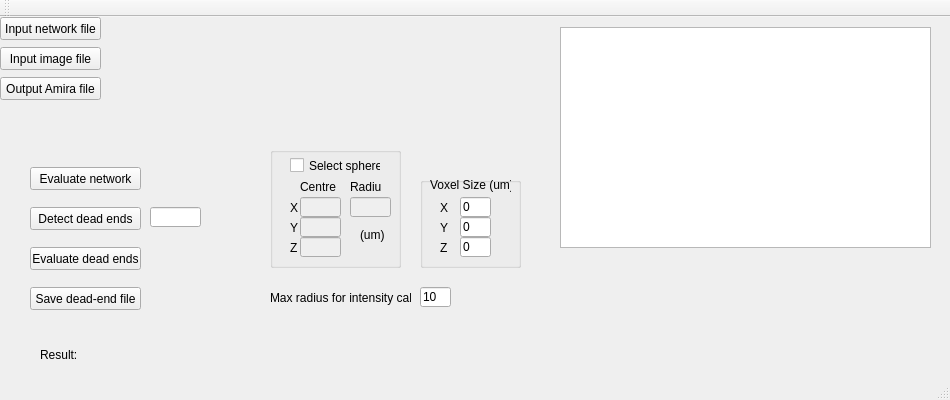
<?xml version="1.0" encoding="UTF-8"?>
<ui version="4.0">
 <class>MainWindow</class>
 <widget class="QMainWindow" name="MainWindow">
  <property name="geometry">
   <rect>
    <x>0</x>
    <y>0</y>
    <width>950</width>
    <height>400</height>
   </rect>
  </property>
  <property name="windowTitle">
   <string>Investigating dead ends in the vessel network</string>
  </property>
  <widget class="QWidget" name="centralWidget">
   <widget class="QPushButton" name="pushButtonAmFile">
    <property name="geometry">
     <rect>
      <x>0</x>
      <y>0</y>
      <width>101</width>
      <height>23</height>
     </rect>
    </property>
    <property name="text">
     <string>Input network file</string>
    </property>
   </widget>
   <widget class="QLabel" name="labelAmFile">
    <property name="geometry">
     <rect>
      <x>100</x>
      <y>0</y>
      <width>451</width>
      <height>21</height>
     </rect>
    </property>
    <property name="text">
     <string/>
    </property>
   </widget>
   <widget class="QPushButton" name="pushButtonDeadends">
    <property name="geometry">
     <rect>
      <x>30</x>
      <y>190</y>
      <width>111</width>
      <height>23</height>
     </rect>
    </property>
    <property name="text">
     <string>Detect dead ends</string>
    </property>
   </widget>
   <widget class="QLabel" name="label">
    <property name="geometry">
     <rect>
      <x>40</x>
      <y>330</y>
      <width>41</width>
      <height>16</height>
     </rect>
    </property>
    <property name="text">
     <string>Result:</string>
    </property>
   </widget>
   <widget class="QLabel" name="labelResult">
    <property name="geometry">
     <rect>
      <x>80</x>
      <y>330</y>
      <width>491</width>
      <height>16</height>
     </rect>
    </property>
    <property name="text">
     <string/>
    </property>
   </widget>
   <widget class="QTextEdit" name="textEdit">
    <property name="geometry">
     <rect>
      <x>560</x>
      <y>10</y>
      <width>371</width>
      <height>221</height>
     </rect>
    </property>
   </widget>
   <widget class="QPushButton" name="pushButtonOutputFile">
    <property name="geometry">
     <rect>
      <x>0</x>
      <y>60</y>
      <width>101</width>
      <height>23</height>
     </rect>
    </property>
    <property name="text">
     <string>Output Amira file</string>
    </property>
   </widget>
   <widget class="QLabel" name="labelOutputFile">
    <property name="geometry">
     <rect>
      <x>100</x>
      <y>60</y>
      <width>451</width>
      <height>21</height>
     </rect>
    </property>
    <property name="text">
     <string/>
    </property>
   </widget>
   <widget class="QPushButton" name="pushButtonImageFile">
    <property name="geometry">
     <rect>
      <x>0</x>
      <y>30</y>
      <width>101</width>
      <height>23</height>
     </rect>
    </property>
    <property name="text">
     <string>Input image file</string>
    </property>
   </widget>
   <widget class="QLabel" name="labelTiffFile">
    <property name="geometry">
     <rect>
      <x>100</x>
      <y>30</y>
      <width>451</width>
      <height>21</height>
     </rect>
    </property>
    <property name="text">
     <string/>
    </property>
   </widget>
   <widget class="QLineEdit" name="lineEditNdead">
    <property name="geometry">
     <rect>
      <x>150</x>
      <y>190</y>
      <width>51</width>
      <height>20</height>
     </rect>
    </property>
    <property name="readOnly">
     <bool>true</bool>
    </property>
   </widget>
   <widget class="QPushButton" name="pushButtonEvaluate">
    <property name="geometry">
     <rect>
      <x>30</x>
      <y>230</y>
      <width>111</width>
      <height>23</height>
     </rect>
    </property>
    <property name="text">
     <string>Evaluate dead ends</string>
    </property>
   </widget>
   <widget class="QGroupBox" name="groupBoxVoxel">
    <property name="geometry">
     <rect>
      <x>420</x>
      <y>160</y>
      <width>101</width>
      <height>91</height>
     </rect>
    </property>
    <property name="title">
     <string/>
    </property>
    <widget class="QLineEdit" name="lineEdit_zvoxel">
     <property name="geometry">
      <rect>
       <x>40</x>
       <y>60</y>
       <width>31</width>
       <height>20</height>
      </rect>
     </property>
     <property name="text">
      <string>0</string>
     </property>
    </widget>
    <widget class="QLabel" name="label_z">
     <property name="geometry">
      <rect>
       <x>20</x>
       <y>60</y>
       <width>16</width>
       <height>21</height>
      </rect>
     </property>
     <property name="text">
      <string>Z</string>
     </property>
    </widget>
    <widget class="QLineEdit" name="lineEdit_xvoxel">
     <property name="geometry">
      <rect>
       <x>40</x>
       <y>20</y>
       <width>31</width>
       <height>20</height>
      </rect>
     </property>
     <property name="text">
      <string>0</string>
     </property>
    </widget>
    <widget class="QLabel" name="label_x">
     <property name="geometry">
      <rect>
       <x>20</x>
       <y>20</y>
       <width>16</width>
       <height>21</height>
      </rect>
     </property>
     <property name="text">
      <string>X</string>
     </property>
    </widget>
    <widget class="QLineEdit" name="lineEdit_yvoxel">
     <property name="geometry">
      <rect>
       <x>40</x>
       <y>40</y>
       <width>31</width>
       <height>20</height>
      </rect>
     </property>
     <property name="text">
      <string>0</string>
     </property>
    </widget>
    <widget class="QLabel" name="label_y">
     <property name="geometry">
      <rect>
       <x>20</x>
       <y>40</y>
       <width>16</width>
       <height>21</height>
      </rect>
     </property>
     <property name="text">
      <string>Y</string>
     </property>
    </widget>
    <widget class="QLabel" name="label_voxel">
     <property name="geometry">
      <rect>
       <x>10</x>
       <y>0</y>
       <width>81</width>
       <height>16</height>
      </rect>
     </property>
     <property name="text">
      <string>Voxel Size (um)</string>
     </property>
    </widget>
   </widget>
   <widget class="QGroupBox" name="groupBoxSphere">
    <property name="geometry">
     <rect>
      <x>270</x>
      <y>130</y>
      <width>131</width>
      <height>121</height>
     </rect>
    </property>
    <property name="title">
     <string/>
    </property>
    <widget class="QLineEdit" name="lineEditRadius">
     <property name="enabled">
      <bool>false</bool>
     </property>
     <property name="geometry">
      <rect>
       <x>80</x>
       <y>50</y>
       <width>41</width>
       <height>20</height>
      </rect>
     </property>
    </widget>
    <widget class="QLineEdit" name="lineEditZ">
     <property name="enabled">
      <bool>false</bool>
     </property>
     <property name="geometry">
      <rect>
       <x>30</x>
       <y>90</y>
       <width>41</width>
       <height>20</height>
      </rect>
     </property>
    </widget>
    <widget class="QLineEdit" name="lineEditY">
     <property name="enabled">
      <bool>false</bool>
     </property>
     <property name="geometry">
      <rect>
       <x>30</x>
       <y>70</y>
       <width>41</width>
       <height>20</height>
      </rect>
     </property>
    </widget>
    <widget class="QLabel" name="labelSphere">
     <property name="geometry">
      <rect>
       <x>30</x>
       <y>30</y>
       <width>41</width>
       <height>20</height>
      </rect>
     </property>
     <property name="text">
      <string>Centre</string>
     </property>
    </widget>
    <widget class="QLabel" name="labelR">
     <property name="geometry">
      <rect>
       <x>80</x>
       <y>30</y>
       <width>31</width>
       <height>20</height>
      </rect>
     </property>
     <property name="text">
      <string>Radius</string>
     </property>
    </widget>
    <widget class="QLineEdit" name="lineEditX">
     <property name="enabled">
      <bool>false</bool>
     </property>
     <property name="geometry">
      <rect>
       <x>30</x>
       <y>50</y>
       <width>41</width>
       <height>20</height>
      </rect>
     </property>
    </widget>
    <widget class="QCheckBox" name="checkBoxSphere">
     <property name="geometry">
      <rect>
       <x>20</x>
       <y>10</y>
       <width>91</width>
       <height>17</height>
      </rect>
     </property>
     <property name="text">
      <string>Select sphere</string>
     </property>
    </widget>
    <widget class="QLabel" name="label_y_2">
     <property name="geometry">
      <rect>
       <x>20</x>
       <y>70</y>
       <width>16</width>
       <height>21</height>
      </rect>
     </property>
     <property name="text">
      <string>Y</string>
     </property>
    </widget>
    <widget class="QLabel" name="label_x_2">
     <property name="geometry">
      <rect>
       <x>20</x>
       <y>50</y>
       <width>16</width>
       <height>21</height>
      </rect>
     </property>
     <property name="text">
      <string>X</string>
     </property>
    </widget>
    <widget class="QLabel" name="label_z_2">
     <property name="geometry">
      <rect>
       <x>20</x>
       <y>90</y>
       <width>16</width>
       <height>21</height>
      </rect>
     </property>
     <property name="text">
      <string>Z</string>
     </property>
    </widget>
    <widget class="QLabel" name="label_um">
     <property name="geometry">
      <rect>
       <x>90</x>
       <y>80</y>
       <width>31</width>
       <height>16</height>
      </rect>
     </property>
     <property name="text">
      <string>(um)</string>
     </property>
    </widget>
   </widget>
   <widget class="QPushButton" name="pushButtonEvaluateAll">
    <property name="geometry">
     <rect>
      <x>30</x>
      <y>150</y>
      <width>111</width>
      <height>23</height>
     </rect>
    </property>
    <property name="text">
     <string>Evaluate network</string>
    </property>
   </widget>
   <widget class="QPushButton" name="pushButtonSaveFile">
    <property name="geometry">
     <rect>
      <x>30</x>
      <y>270</y>
      <width>111</width>
      <height>23</height>
     </rect>
    </property>
    <property name="text">
     <string>Save dead-end file</string>
    </property>
   </widget>
   <widget class="QLabel" name="label_rlimit">
    <property name="geometry">
     <rect>
      <x>270</x>
      <y>270</y>
      <width>141</width>
      <height>21</height>
     </rect>
    </property>
    <property name="text">
     <string>Max radius for intensity calc.</string>
    </property>
   </widget>
   <widget class="QLineEdit" name="lineEditRlimit">
    <property name="geometry">
     <rect>
      <x>420</x>
      <y>270</y>
      <width>31</width>
      <height>20</height>
     </rect>
    </property>
    <property name="text">
     <string>10</string>
    </property>
   </widget>
  </widget>
  <widget class="QMenuBar" name="menuBar">
   <property name="geometry">
    <rect>
     <x>0</x>
     <y>0</y>
     <width>950</width>
     <height>21</height>
    </rect>
   </property>
  </widget>
  <widget class="QToolBar" name="mainToolBar">
   <attribute name="toolBarArea">
    <enum>TopToolBarArea</enum>
   </attribute>
   <attribute name="toolBarBreak">
    <bool>false</bool>
   </attribute>
  </widget>
  <widget class="QStatusBar" name="statusBar"/>
 </widget>
 <layoutdefault spacing="6" margin="11"/>
 <resources/>
 <connections>
  <connection>
   <sender>pushButtonAmFile</sender>
   <signal>clicked()</signal>
   <receiver>MainWindow</receiver>
   <slot>amFileSelecter()</slot>
   <hints>
    <hint type="sourcelabel">
     <x>73</x>
     <y>40</y>
    </hint>
    <hint type="destinationlabel">
     <x>21</x>
     <y>137</y>
    </hint>
   </hints>
  </connection>
  <connection>
   <sender>pushButtonImageFile</sender>
   <signal>clicked()</signal>
   <receiver>MainWindow</receiver>
   <slot>tiffFileSelecter()</slot>
   <hints>
    <hint type="sourcelabel">
     <x>43</x>
     <y>77</y>
    </hint>
    <hint type="destinationlabel">
     <x>97</x>
     <y>142</y>
    </hint>
   </hints>
  </connection>
  <connection>
   <sender>pushButtonOutputFile</sender>
   <signal>clicked()</signal>
   <receiver>MainWindow</receiver>
   <slot>outputFileSelecter()</slot>
   <hints>
    <hint type="sourcelabel">
     <x>68</x>
     <y>104</y>
    </hint>
    <hint type="destinationlabel">
     <x>227</x>
     <y>130</y>
    </hint>
   </hints>
  </connection>
  <connection>
   <sender>pushButtonDeadends</sender>
   <signal>clicked()</signal>
   <receiver>MainWindow</receiver>
   <slot>detectDeadends()</slot>
   <hints>
    <hint type="sourcelabel">
     <x>98</x>
     <y>240</y>
    </hint>
    <hint type="destinationlabel">
     <x>308</x>
     <y>179</y>
    </hint>
   </hints>
  </connection>
  <connection>
   <sender>pushButtonEvaluate</sender>
   <signal>clicked()</signal>
   <receiver>MainWindow</receiver>
   <slot>evaluate()</slot>
   <hints>
    <hint type="sourcelabel">
     <x>109</x>
     <y>276</y>
    </hint>
    <hint type="destinationlabel">
     <x>238</x>
     <y>210</y>
    </hint>
   </hints>
  </connection>
  <connection>
   <sender>checkBoxSphere</sender>
   <signal>clicked()</signal>
   <receiver>MainWindow</receiver>
   <slot>optionSphere()</slot>
   <hints>
    <hint type="sourcelabel">
     <x>319</x>
     <y>178</y>
    </hint>
    <hint type="destinationlabel">
     <x>429</x>
     <y>146</y>
    </hint>
   </hints>
  </connection>
  <connection>
   <sender>lineEdit_xvoxel</sender>
   <signal>textChanged(QString)</signal>
   <receiver>MainWindow</receiver>
   <slot>voxelChanged()</slot>
   <hints>
    <hint type="sourcelabel">
     <x>470</x>
     <y>225</y>
    </hint>
    <hint type="destinationlabel">
     <x>773</x>
     <y>278</y>
    </hint>
   </hints>
  </connection>
  <connection>
   <sender>lineEdit_yvoxel</sender>
   <signal>textChanged(QString)</signal>
   <receiver>MainWindow</receiver>
   <slot>voxelChanged()</slot>
   <hints>
    <hint type="sourcelabel">
     <x>472</x>
     <y>241</y>
    </hint>
    <hint type="destinationlabel">
     <x>674</x>
     <y>298</y>
    </hint>
   </hints>
  </connection>
  <connection>
   <sender>lineEdit_zvoxel</sender>
   <signal>textChanged(QString)</signal>
   <receiver>MainWindow</receiver>
   <slot>voxelChanged()</slot>
   <hints>
    <hint type="sourcelabel">
     <x>480</x>
     <y>263</y>
    </hint>
    <hint type="destinationlabel">
     <x>582</x>
     <y>321</y>
    </hint>
   </hints>
  </connection>
  <connection>
   <sender>pushButtonEvaluateAll</sender>
   <signal>clicked()</signal>
   <receiver>MainWindow</receiver>
   <slot>getAllIntensities()</slot>
   <hints>
    <hint type="sourcelabel">
     <x>97</x>
     <y>190</y>
    </hint>
    <hint type="destinationlabel">
     <x>207</x>
     <y>263</y>
    </hint>
   </hints>
  </connection>
  <connection>
   <sender>pushButtonSaveFile</sender>
   <signal>clicked()</signal>
   <receiver>MainWindow</receiver>
   <slot>saveDeadendFile()</slot>
   <hints>
    <hint type="sourcelabel">
     <x>116</x>
     <y>314</y>
    </hint>
    <hint type="destinationlabel">
     <x>234</x>
     <y>315</y>
    </hint>
   </hints>
  </connection>
 </connections>
 <slots>
  <slot>outputFileSelecter()</slot>
  <slot>amFileSelecter()</slot>
  <slot>tiffFileSelecter()</slot>
  <slot>detectDeadends()</slot>
  <slot>evaluate()</slot>
  <slot>optionSphere()</slot>
  <slot>voxelChanged()</slot>
  <slot>getAllIntensities()</slot>
  <slot>saveDeadendFile()</slot>
 </slots>
</ui>
